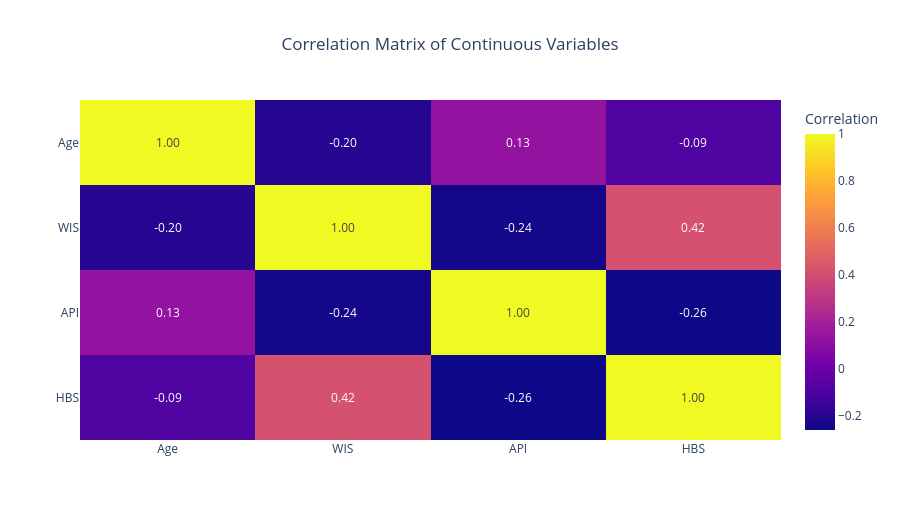

Write notebook code for a chart like this one.
### Code cell
# Interactive correlation heatmap

fig = px.imshow(
    correlation_matrix,
    text_auto=".2f",
    aspect="auto",
    labels=dict(color="Correlation"),
    title="Correlation Matrix of Continuous Variables"
)

fig.update_layout(
    template="plotly_white",
    title_x=0.5,
    height=520
)

fig.show()

### Figure 1 — Plotly figure (JSON) as saved in the notebook; plotly's stock layout.template omitted (floating-point values rounded to 4 significant figures)
{"data": [{"coloraxis": "coloraxis", "hovertemplate": "x: %{x}<br>y: %{y}<br>Correlation: %{z}<extra></extra>", "name": "0", "texttemplate": "%{z:.2f}", "type": "heatmap", "x": ["Age", "WIS", "API", "HBS"], "xaxis": "x", "y": ["Age", "WIS", "API", "HBS"], "yaxis": "y", "z": [[1.0, -0.2, 0.13, -0.09], [-0.2, 1.0, -0.24, 0.42], [0.13, -0.24, 1.0, -0.26], [-0.09, 0.42, -0.26, 1.0]]}], "layout": {"coloraxis": {"colorbar": {"title": {"text": "Correlation"}}, "colorscale": [[0, "#0d0887"], [0.1111, "#46039f"], [0.2222, "#7201a8"], [0.3333, "#9c179e"], [0.4444, "#bd3786"], [0.5556, "#d8576b"], [0.6667, "#ed7953"], [0.7778, "#fb9f3a"], [0.8889, "#fdca26"], [1, "#f0f921"]]}, "height": 520, "title": {"text": "Correlation Matrix of Continuous Variables", "x": 0.5}, "xaxis": {"anchor": "y", "domain": [0, 1]}, "yaxis": {"anchor": "x", "autorange": "reversed", "domain": [0, 1]}}}
